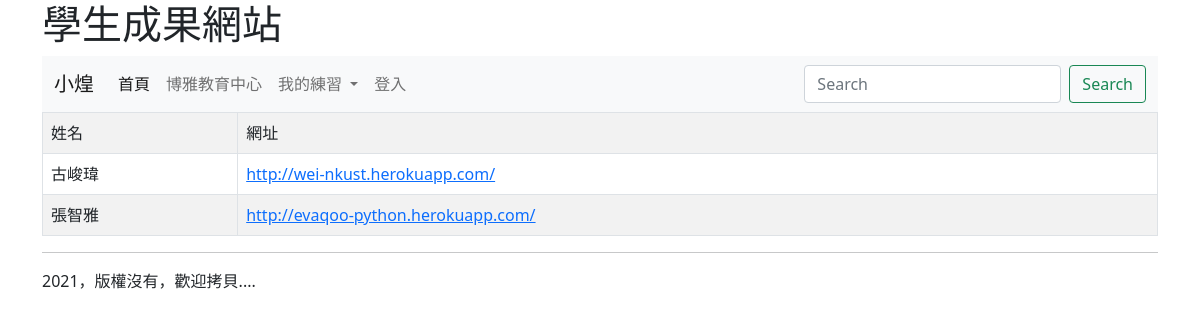
/stu-pages/, run on the app's committed database.
### mysite/models.py (models this page shows, shortened)
class StuSite(models.Model):
    name = models.CharField(max_length=20)
    url = models.URLField(max_length=200)

### mysite/views.py (the view)
# urls.py: path('stu-pages/', stupages),
def stupages(request):
	sites = StuSite.objects.all()
	return render(request, 'stu-pages.html', locals())

### templates/stu-pages.html (shortened to what this page needs)
{% extends "base.html" %}
{% block headmessage %} <h1>學生成果網站</h1> {% endblock %}
{% block content %}
<table class='table table-striped table-bordered'>
	<tr>
		<td>姓名</td>
		<td>網址</td>
	</tr>
	{% for site in sites %}
		<tr>
			<td>{{ site.name }}</td>
			<td><a href='{{ site.url }}'>{{ site.url }}</a></td>
		</tr>
	{% endfor %}
</table>
{% endblock %}

### data on the page
StuSite: name "古峻瑋", url "http://wei-nkust.herokuapp.com/"
StuSite: name "張智雅", url "http://evaqoo-python.herokuapp.com/"
